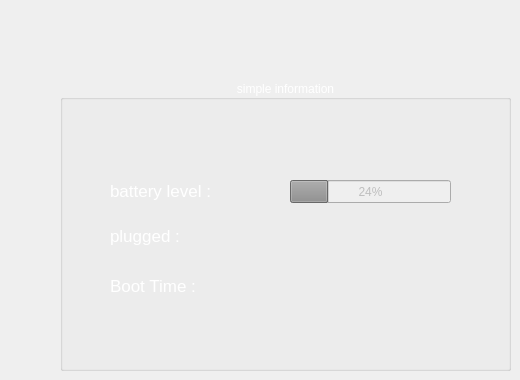
   <widget class="QWidget" name="simple_page">
    <widget class="QGroupBox" name="smpl_Info_group">
     <property name="enabled">
      <bool>false</bool>
     </property>
     <property name="geometry">
      <rect>
       <x>60</x>
       <y>80</y>
       <width>451</width>
       <height>291</height>
      </rect>
     </property>
     <property name="font">
      <font>
       <weight>50</weight>
       <bold>false</bold>
      </font>
     </property>
     <property name="styleSheet">
      <string notr="true">QGroupBox{
color:white;
}</string>
     </property>
     <property name="title">
      <string>simple information</string>
     </property>
     <property name="alignment">
      <set>Qt::AlignCenter</set>
     </property>
     <property name="flat">
      <bool>true</bool>
     </property>
     <property name="checkable">
      <bool>false</bool>
     </property>
     <widget class="QProgressBar" name="btry_prog_bar">
      <property name="geometry">
       <rect>
        <x>230</x>
        <y>100</y>
        <width>161</width>
        <height>23</height>
       </rect>
      </property>
      <property name="value">
       <number>24</number>
      </property>
      <property name="format">
       <string>%p%</string>
      </property>
     </widget>
     <widget class="QLabel" name="btry_lbl">
      <property name="geometry">
       <rect>
        <x>50</x>
        <y>90</y>
        <width>151</width>
        <height>41</height>
       </rect>
      </property>
      <property name="font">
       <font>
        <pointsize>13</pointsize>
       </font>
      </property>
      <property name="styleSheet">
       <string notr="true">QLabel{
color:white;
}
</string>
      </property>
      <property name="text">
       <string>battery level :</string>
      </property>
     </widget>
     <widget class="QLabel" name="boot_lbl">
      <property name="geometry">
       <rect>
        <x>50</x>
        <y>180</y>
        <width>351</width>
        <height>51</height>
       </rect>
      </property>
      <property name="font">
       <font>
        <pointsize>13</pointsize>
       </font>
      </property>
      <property name="styleSheet">
       <string notr="true">QLabel{
color:white;
}
</string>
      </property>
      <property name="text">
       <string>Boot Time :</string>
      </property>
     </widget>
     <widget class="QLabel" name="boot_lbl_2">
      <property name="geometry">
       <rect>
        <x>50</x>
        <y>140</y>
        <width>351</width>
        <height>31</height>
       </rect>
      </property>
      <property name="font">
       <font>
        <pointsize>13</pointsize>
       </font>
      </property>
      <property name="styleSheet">
       <string notr="true">QLabel{
color:white;
}
</string>
      </property>
      <property name="text">
       <string>plugged : </string>
      </property>
     </widget>
    </widget>
   </widget>
